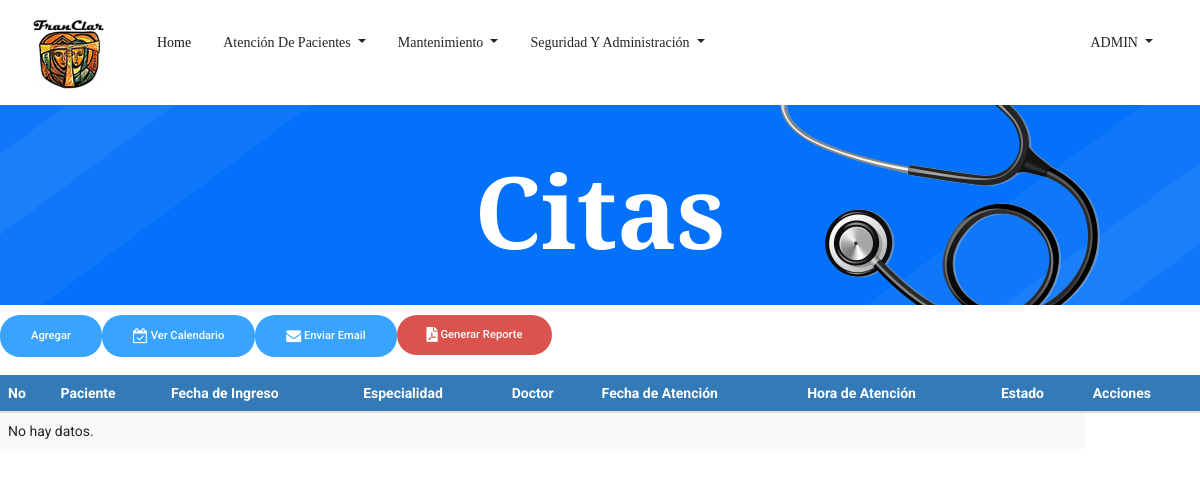
The page /Cita.php (signed in) on the database as committed earlier.
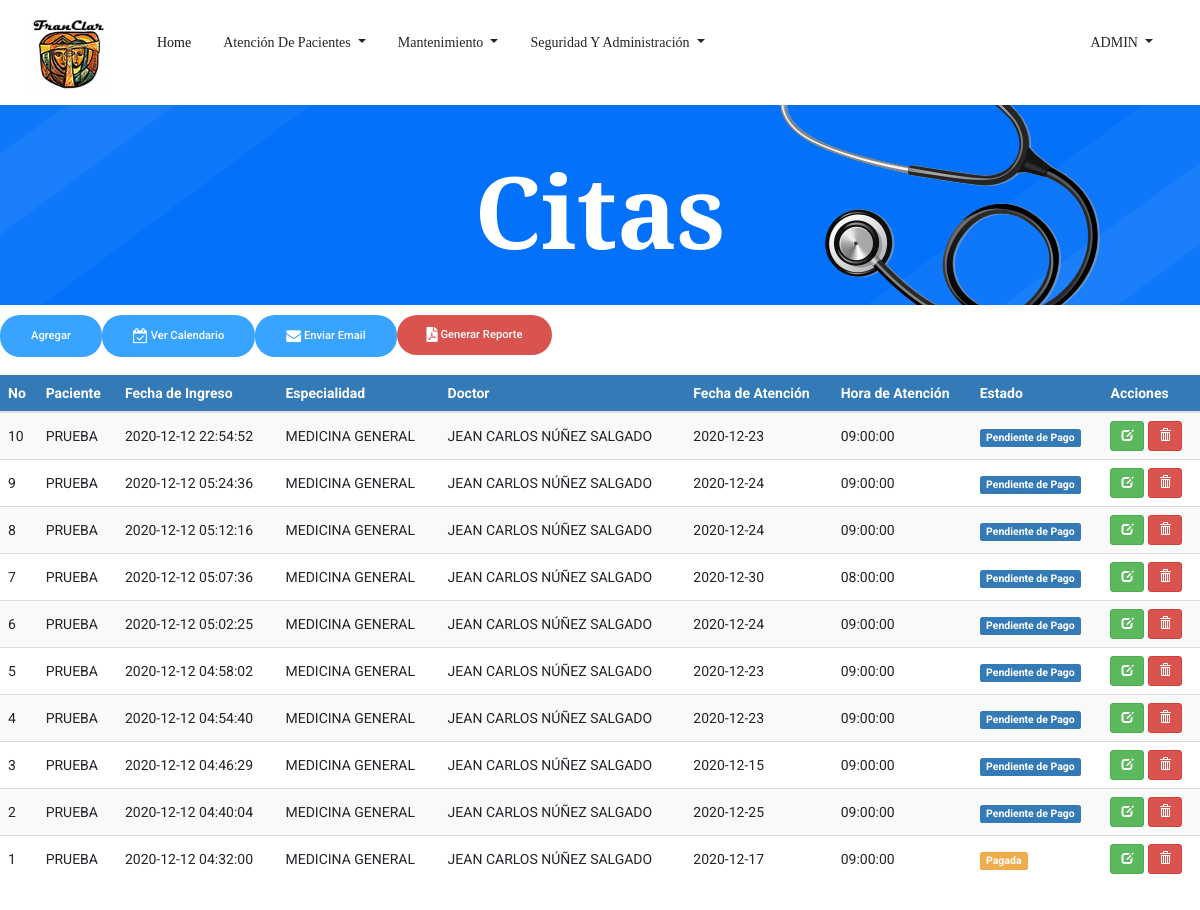
The same page on the database as committed later.
### tables this page shows
CREATE TABLE `tbl_citas` (
  `ID_Cita` bigint(3) NOT NULL,
  `ID_Paciente` int(3) NOT NULL,
  `ID_Usuario` bigint(3) NOT NULL,
  `ID_Empleado` int(3) NOT NULL,
  `ID_Especialidad` int(3) NOT NULL,
  `ID_Estado` int(3) NOT NULL,
  `Fec_Creacion` timestamp NOT NULL DEFAULT current_timestamp(),
  `Fec_Atencion` date NOT NULL,
  `Hora_Atencion` time NOT NULL,
  `Precio` int(5) NOT NULL,
  `Usuario_crea` bigint(3) DEFAULT NULL,
  `Fec_crea` date DEFAULT NULL,
  `Usuario_modif` bigint(3) DEFAULT NULL,
  `Fec_modif` date DEFAULT NULL
);

CREATE TABLE `tbl_pacientes` (
  `ID_Paciente` int(3) NOT NULL,
  `ID_tipo_documento` int(11) NOT NULL,
  `cedula` varchar(20) NOT NULL,
  `ID_Sexo` int(1) NOT NULL,
  `ID_Est_Civil` int(3) NOT NULL,
  `ID_Tipo_Sangre` int(3) NOT NULL,
  `ID_Religion` int(3) NOT NULL,
  `Nom_Paciente` varchar(255) NOT NULL,
  `Fec_Nacimiento` date NOT NULL,
  `Edad` int(3) NOT NULL,
  `Dir_Paciente` varchar(255) NOT NULL,
  `Tel_Paciente` int(8) NOT NULL,
  `Cel_Paciente` int(8) NOT NULL,
  `Email` varchar(50) NOT NULL,
  `Contacto_Emergencia` varchar(40) NOT NULL,
  `ID_Parentesco` int(3) NOT NULL,
  `Tel_Emergencia` int(8) NOT NULL,
  `Cel_Emergencia` int(8) NOT NULL,
  `Antecedentes_Personales` varchar(500) DEFAULT NULL,
  `Antecedentes_Hospitalarios` varchar(500) DEFAULT NULL,
  `Antecedentes_Alergicos` varchar(500) DEFAULT NULL,
  `Antecedentes_Familiares` varchar(500) DEFAULT NULL,
  `Habitos` varchar(500) DEFAULT NULL,
  `Usuario_crea` bigint(3) DEFAULT NULL,
  `Fec_crea` date DEFAULT NULL,
  `Usuario_modif` bigint(3) DEFAULT NULL,
  `Fec_modif` date DEFAULT NULL
);

CREATE TABLE `tbl_especialidad` (
  `ID_especialidad` int(3) NOT NULL,
  `Descripcion_espec` varchar(30) NOT NULL,
  `Precio` int(5) NOT NULL
);

CREATE TABLE `tbl_empleado` (
  `ID_Empleado` int(3) NOT NULL,
  `Nom_Empleado` varchar(50) NOT NULL,
  `ID_Sexo` int(1) NOT NULL,
  `ID_Est_Civil` int(3) NOT NULL,
  `ID_Cargo` int(3) NOT NULL,
  `ID_Especialidad` int(3) NOT NULL,
  `Cedula` varchar(13) NOT NULL,
  `Fec_Nacimiento` date NOT NULL,
  `Dir_Empleado` varchar(255) NOT NULL,
  `Tel_Empleado` int(8) NOT NULL,
  `Cel_Empleado` int(8) NOT NULL,
  `Salario` int(6) NOT NULL,
  `Usuario_crea` bigint(3) DEFAULT NULL,
  `Fec_crea` date DEFAULT NULL,
  `Usuario_modif` bigint(3) DEFAULT NULL,
  `Fec_modif` date DEFAULT NULL
);

CREATE TABLE `tbl_estado_cita` (
  `ID_Estado` int(3) NOT NULL,
  `Descripcion_est_cita` varchar(20) NOT NULL
);

### Cita.php (the view, shortened to what the changed rows need)
<!doctype html>
<html lang="es">
<?php
include 'head.php'
?>
<body>
    <?php
    include 'header.php';
    ?>
    <section class="breadcrumb_part breadcrumb_bg">
        <div class="container">
            <div class="row">
                <div class="col-lg-12">
                    <div class="breadcrumb_iner">
                        <div class="breadcrumb_iner_item">
                            <h2>Citas</h2>
                        </div>
                    </div>
                </div>
            </div>
        </div>
    </section>
	<br>
	<br>
	<br>
   <div class="table-responsive">
			<table id="datatableUsuarios" class="table table-striped table-hover" cellspacing="0" width="100%">
            	<thead>
				<tr>
					<th>No</th>
					<th>Paciente</th>
					<th>Fecha de Ingreso</th>
					<th>Especialidad</th>
                    <th>Doctor</th>
                    <th>Fecha de Atención</th>
                    <th>Hora de Atención</th>
                    <th>Estado</th>
				    <th>Acciones</th>
				</tr>
				</thead>
				<tbody>
					<?php
						$sql = mysqli_query($con, "SELECT tbl_citas.ID_Cita,
						tbl_pacientes.Nom_Paciente,
						tbl_citas.Fec_Creacion,
						tbl_especialidad.Descripcion_espec,
						tbl_empleado.Nom_Empleado,
						tbl_citas.Fec_Atencion,
						tbl_citas.Hora_Atencion,
						tbl_estado_cita.Descripcion_est_cita,
						tbl_estado_cita.ID_Estado FROM tbl_citas
						INNER JOIN tbl_pacientes on tbl_citas.ID_Paciente = tbl_pacientes.ID_Paciente
						INNER JOIN tbl_especialidad on tbl_citas.ID_Especialidad = tbl_especialidad.ID_Especialidad
						INNER JOIN tbl_empleado on tbl_citas.ID_Empleado = tbl_empleado.ID_Empleado
						INNER JOIN tbl_estado_cita on tbl_citas.ID_Estado = tbl_estado_cita.ID_Estado ORDER BY tbl_citas.Fec_Creacion DESC");
						if(mysqli_num_rows($sql) == 0){
							echo '<tr><td colspan="8">No hay datos.</td></tr>';
						}else{
							while($row = mysqli_fetch_assoc($sql)){
								if($row['ID_Estado'] == 1){
									echo '
									<tr>
									<td>'.$row['ID_Cita'].'</td>
									<td>'.$row['Nom_Paciente'].'</td>
									<td>'.$row['Fec_Creacion'].'</td>
									<td>'.$row['Descripcion_espec'].'</td>
									<td>'.$row['Nom_Empleado'].'</td>
									<td>'.$row['Fec_Atencion'].'</td>
									<td>'.$row['Hora_Atencion'].'</td>
									<td><span class="label label-success">'.$row['Descripcion_est_cita'].'</span></td>
									<td>
										<a href="EditarCita.php?nik='.$row['ID_Cita'].'" title="Editar datos" class="btn btn-success btn-sm"><span class="glyphicon glyphicon-edit" aria-hidden="true"></span></a>
										<a href="Cita.php?aksi=delete&nik='.$row['ID_Cita'].'" title="Eliminar" onclick="return confirm(\'¿Está seguro de borrar los datos de la cita\')" class="btn btn-danger btn-sm"><span class="glyphicon glyphicon-trash" aria-hidden="true"></span></a>
									</td>
									</tr>
									';
								}elseif($row['ID_Estado'] == 3){
									echo '
									<tr>
									<td>'.$row['ID_Cita'].'</td>
									<td>'.$row['Nom_Paciente'].'</td>
									<td>'.$row['Fec_Creacion'].'</td>
									<td>'.$row['Descripcion_espec'].'</td>
									<td>'.$row['Nom_Empleado'].'</td>
									<td>'.$row['Fec_Atencion'].'</td>
									<td>'.$row['Hora_Atencion'].'</td>
									<td><span class="label label-primary">'.$row['Descripcion_est_cita'].'</span></td>
									<td>
									<a href="EditarCita.php?nik='.$row['ID_Cita'].'" title="Editar datos" class="btn btn-success btn-sm"><span class="glyphicon glyphicon-edit" aria-hidden="true"></span></a>
									<a href="Cita.php?aksi=delete&nik='.$row['ID_Cita'].'" title="Eliminar" onclick="return confirm(\'¿Está seguro de borrar los datos de la cita\')" class="btn btn-danger btn-sm"><span class="glyphicon glyphicon-trash" aria-hidden="true"></span></a>
								    </td>
									</tr>
									';
								}elseif($row['ID_Estado'] == 4){
									echo '
									<tr>
									<td>'.$row['ID_Cita'].'</td>
									<td>'.$row['Nom_Paciente'].'</td>
									<td>'.$row['Fec_Creacion'].'</td>
									<td>'.$row['Descripcion_espec'].'</td>
									<td>'.$row['Nom_Empleado'].'</td>
									<td>'.$row['Fec_Atencion'].'</td>
									<td>'.$row['Hora_Atencion'].'</td>
									<td><span class="label label-warning">'.$row['Descripcion_est_cita'].'</span></td>
									<td>
									<a href="EditarCita.php?nik='.$row['ID_Cita'].'" title="Editar datos" class="btn btn-success btn-sm"><span class="glyphicon glyphicon-edit" aria-hidden="true"></span></a>
									<a href="Cita.php?aksi=delete&nik='.$row['ID_Cita'].'" title="Eliminar" onclick="return confirm(\'¿Está seguro de borrar los datos de la cita\')" class="btn btn-danger btn-sm"><span class="glyphicon glyphicon-trash" aria-hidden="true"></span></a>
								    </td>
									</tr>
									';
								}
							}
						}
					?>
				</tbody>
			</table>
		 </div>
		<br><br><br><br><br><br><br><br><br><br>
</body>
</html>

Rows that differ between the two databases and show on the page:
added tbl_citas: ID_Cita "10", ID_Paciente.Nom_Paciente "PRUEBA", Fec_Creacion "2020-12-12 22:54:52", ID_Especialidad.Descripcion_espec "MEDICINA GENERAL", ID_Empleado.Nom_Empleado "JEAN CARLOS NÚÑEZ SALGADO", Fec_Atencion "2020-12-23", Hora_Atencion "09:00:00", ID_Estado.Descripcion_est_cita "Pendiente de Pago"
added tbl_citas: ID_Cita "9", ID_Paciente.Nom_Paciente "PRUEBA", Fec_Creacion "2020-12-12 05:24:36", ID_Especialidad.Descripcion_espec "MEDICINA GENERAL", ID_Empleado.Nom_Empleado "JEAN CARLOS NÚÑEZ SALGADO", Fec_Atencion "2020-12-24", Hora_Atencion "09:00:00", ID_Estado.Descripcion_est_cita "Pendiente de Pago"
added tbl_citas: ID_Cita "8", ID_Paciente.Nom_Paciente "PRUEBA", Fec_Creacion "2020-12-12 05:12:16", ID_Especialidad.Descripcion_espec "MEDICINA GENERAL", ID_Empleado.Nom_Empleado "JEAN CARLOS NÚÑEZ SALGADO", Fec_Atencion "2020-12-24", Hora_Atencion "09:00:00", ID_Estado.Descripcion_est_cita "Pendiente de Pago"
added tbl_citas: ID_Cita "7", ID_Paciente.Nom_Paciente "PRUEBA", Fec_Creacion "2020-12-12 05:07:36", ID_Especialidad.Descripcion_espec "MEDICINA GENERAL", ID_Empleado.Nom_Empleado "JEAN CARLOS NÚÑEZ SALGADO", Fec_Atencion "2020-12-30", Hora_Atencion "08:00:00", ID_Estado.Descripcion_est_cita "Pendiente de Pago"
added tbl_citas: ID_Cita "6", ID_Paciente.Nom_Paciente "PRUEBA", Fec_Creacion "2020-12-12 05:02:25", ID_Especialidad.Descripcion_espec "MEDICINA GENERAL", ID_Empleado.Nom_Empleado "JEAN CARLOS NÚÑEZ SALGADO", Fec_Atencion "2020-12-24", Hora_Atencion "09:00:00", ID_Estado.Descripcion_est_cita "Pendiente de Pago"
added tbl_citas: ID_Cita "5", ID_Paciente.Nom_Paciente "PRUEBA", Fec_Creacion "2020-12-12 04:58:02", ID_Especialidad.Descripcion_espec "MEDICINA GENERAL", ID_Empleado.Nom_Empleado "JEAN CARLOS NÚÑEZ SALGADO", Fec_Atencion "2020-12-23", Hora_Atencion "09:00:00", ID_Estado.Descripcion_est_cita "Pendiente de Pago"
added tbl_citas: ID_Cita "4", ID_Paciente.Nom_Paciente "PRUEBA", Fec_Creacion "2020-12-12 04:54:40", ID_Especialidad.Descripcion_espec "MEDICINA GENERAL", ID_Empleado.Nom_Empleado "JEAN CARLOS NÚÑEZ SALGADO", Fec_Atencion "2020-12-23", Hora_Atencion "09:00:00", ID_Estado.Descripcion_est_cita "Pendiente de Pago"
added tbl_citas: ID_Cita "3", ID_Paciente.Nom_Paciente "PRUEBA", Fec_Creacion "2020-12-12 04:46:29", ID_Especialidad.Descripcion_espec "MEDICINA GENERAL", ID_Empleado.Nom_Empleado "JEAN CARLOS NÚÑEZ SALGADO", Fec_Atencion "2020-12-15", Hora_Atencion "09:00:00", ID_Estado.Descripcion_est_cita "Pendiente de Pago"
added tbl_citas: ID_Cita "2", ID_Paciente.Nom_Paciente "PRUEBA", Fec_Creacion "2020-12-12 04:40:04", ID_Especialidad.Descripcion_espec "MEDICINA GENERAL", ID_Empleado.Nom_Empleado "JEAN CARLOS NÚÑEZ SALGADO", Fec_Atencion "2020-12-25", Hora_Atencion "09:00:00", ID_Estado.Descripcion_est_cita "Pendiente de Pago"
added tbl_citas: ID_Cita "1", ID_Paciente.Nom_Paciente "PRUEBA", Fec_Creacion "2020-12-12 04:32:00", ID_Especialidad.Descripcion_espec "MEDICINA GENERAL", ID_Empleado.Nom_Empleado "JEAN CARLOS NÚÑEZ SALGADO", Fec_Atencion "2020-12-17", Hora_Atencion "09:00:00", ID_Estado.Descripcion_est_cita "Pagada"
Other text that changed with them:
text no longer shown: "No hay datos."
